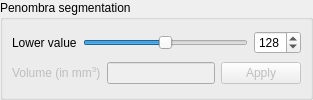
           <widget class="QGroupBox" name="m_penombraSegmentationGroupBox" >
            <property name="title" >
             <string>Penombra segmentation</string>
            </property>
            <layout class="QVBoxLayout" >
             <property name="margin" >
              <number>9</number>
             </property>
             <property name="spacing" >
              <number>6</number>
             </property>
             <item>
              <layout class="QHBoxLayout" >
               <property name="margin" >
                <number>0</number>
               </property>
               <property name="spacing" >
                <number>6</number>
               </property>
               <item>
                <widget class="QLabel" name="m_penombraLowerValueLabel" >
                 <property name="text" >
                  <string>Lower value</string>
                 </property>
                </widget>
               </item>
               <item>
                <widget class="QSlider" name="m_penombraLowerValueSlider" >
                 <property name="maximum" >
                  <number>255</number>
                 </property>
                 <property name="value" >
                  <number>128</number>
                 </property>
                 <property name="orientation" >
                  <enum>Qt::Horizontal</enum>
                 </property>
                </widget>
               </item>
               <item>
                <widget class="QSpinBox" name="m_penombraLowerValueSpinBox" >
                 <property name="maximum" >
                  <number>255</number>
                 </property>
                 <property name="value" >
                  <number>128</number>
                 </property>
                </widget>
               </item>
              </layout>
             </item>
             <item>
              <layout class="QHBoxLayout" >
               <property name="margin" >
                <number>0</number>
               </property>
               <property name="spacing" >
                <number>6</number>
               </property>
               <item>
                <widget class="QLabel" name="m_penombraVolumeLabel" >
                 <property name="enabled" >
                  <bool>false</bool>
                 </property>
                 <property name="text" >
                  <string>Volume (in mm&lt;sup>3&lt;/sup>)</string>
                 </property>
                </widget>
               </item>
               <item>
                <widget class="QLineEdit" name="m_penombraVolumeLineEdit" >
                 <property name="enabled" >
                  <bool>false</bool>
                 </property>
                 <property name="readOnly" >
                  <bool>true</bool>
                 </property>
                </widget>
               </item>
               <item>
                <widget class="QPushButton" name="m_penombraApplyPushButton" >
                 <property name="enabled" >
                  <bool>false</bool>
                 </property>
                 <property name="text" >
                  <string>Apply</string>
                 </property>
                </widget>
               </item>
              </layout>
             </item>
            </layout>
           </widget>
